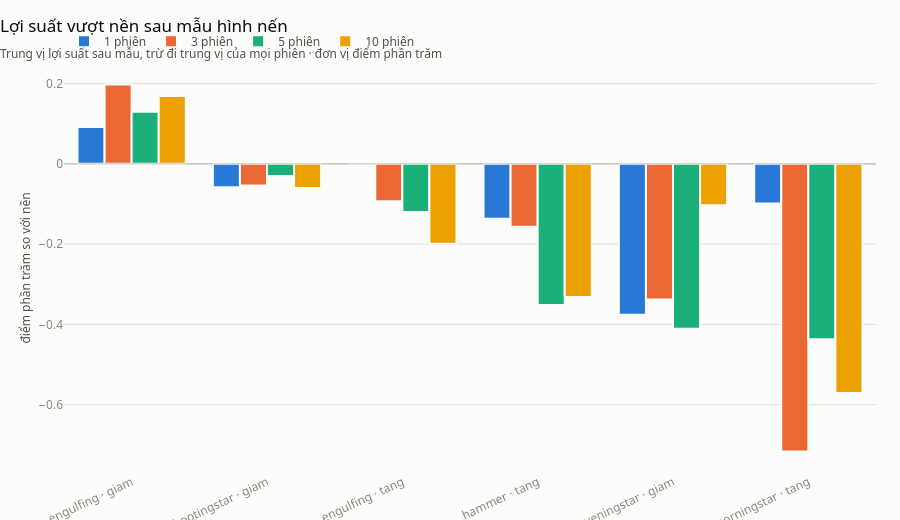

Notebook code for this chart:
### Markdown cell above
Đọc bảng này cho đúng. Cột `5p` là **chênh lệch so với nền**, không phải lợi
suất: `+0.05` nghĩa là sau mẫu hình đó, lợi suất trung bình 5 phiên cao hơn một
phiên bất kỳ đúng 0,05 điểm phần trăm.

Cột `5p / sai số` mới là cột quyết định. Nó là chênh lệch chia cho sai số chuẩn
— cùng ý tưởng với thống kê t. **Trị tuyệt đối dưới 2 thì chênh lệch đó không
phân biệt được với nhiễu lấy mẫu**, dù dấu của nó có "đúng lý thuyết" đến đâu.

### Code cell
ve = vuot_nen.assign(nhan=lambda d: d["mẫu"] + " · " + d["hướng"])

fig = go.Figure()
for i, k in enumerate(KHUNG):
    fig.add_trace(
        go.Bar(
            x=ve["nhan"],
            y=ve[f"{k}p"],
            name=f"{k} phiên",
            marker=dict(color=CHUOI[i], line=dict(color="#fcfcfb", width=2)),
            hovertemplate="%{x}<br>%{y:+.3f} đpt<extra>" + f"{k} phiên</extra>",
        )
    )
fig.add_hline(y=0, line_width=1, line_color="#c3c2b7")
fig.update_layout(
    barmode="group",
    title_text="Lợi suất vượt nền sau mẫu hình nến<br>"
    "<sub style='color:#52514e'>Trung vị lợi suất sau mẫu, trừ đi trung vị của mọi phiên · đơn vị điểm phần trăm</sub>",
    yaxis_title="điểm phần trăm so với nền",
    height=520,
    xaxis=dict(tickangle=-25),
)
fig

### Figure 1 — Plotly figure (JSON) as saved in the notebook; plotly's stock layout.template omitted (floating-point values rounded to 4 significant figures)
{"data": [{"hovertemplate": "%{x}<br>%{y:+.3f} đpt<extra>1 phiên</extra>", "marker": {"color": "#2a78d6", "line": {"color": "#fcfcfb", "width": 2}}, "name": "1 phiên", "type": "bar", "x": ["engulfing · giam", "shootingstar · giam", "engulfing · tang", "hammer · tang", "eveningstar · giam", "morningstar · tang"], "y": [0.092, -0.058, 0.001, -0.137, -0.376, -0.099]}, {"hovertemplate": "%{x}<br>%{y:+.3f} đpt<extra>3 phiên</extra>", "marker": {"color": "#eb6834", "line": {"color": "#fcfcfb", "width": 2}}, "name": "3 phiên", "type": "bar", "x": ["engulfing · giam", "shootingstar · giam", "engulfing · tang", "hammer · tang", "eveningstar · giam", "morningstar · tang"], "y": [0.198, -0.054, -0.093, -0.157, -0.338, -0.717]}, {"hovertemplate": "%{x}<br>%{y:+.3f} đpt<extra>5 phiên</extra>", "marker": {"color": "#1baf7a", "line": {"color": "#fcfcfb", "width": 2}}, "name": "5 phiên", "type": "bar", "x": ["engulfing · giam", "shootingstar · giam", "engulfing · tang", "hammer · tang", "eveningstar · giam", "morningstar · tang"], "y": [0.13, -0.03, -0.12, -0.352, -0.411, -0.437]}, {"hovertemplate": "%{x}<br>%{y:+.3f} đpt<extra>10 phiên</extra>", "marker": {"color": "#eda100", "line": {"color": "#fcfcfb", "width": 2}}, "name": "10 phiên", "type": "bar", "x": ["engulfing · giam", "shootingstar · giam", "engulfing · tang", "hammer · tang", "eveningstar · giam", "morningstar · tang"], "y": [0.169, -0.06, -0.199, -0.332, -0.103, -0.571]}], "layout": {"barmode": "group", "height": 520, "shapes": [{"line": {"color": "#c3c2b7", "width": 1}, "type": "line", "x0": 0, "x1": 1, "xref": "x domain", "y0": 0, "y1": 0, "yref": "y"}], "title": {"text": "Lợi suất vượt nền sau mẫu hình nến<br><sub style='color:#52514e'>Trung vị lợi suất sau mẫu, trừ đi trung vị của mọi phiên · đơn vị điểm phần trăm</sub>"}, "xaxis": {"tickangle": -25}, "yaxis": {"title": {"text": "điểm phần trăm so với nền"}}}}
